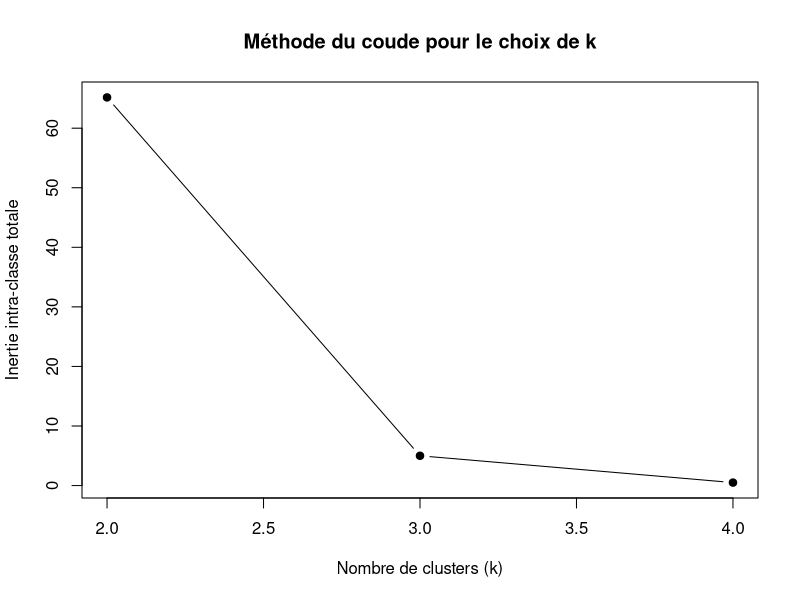

The R script that drew this image:
## ---- chunk 1
# données
k1 <- 2
x1    <- c(1, 2, 9, 12, 20)
init1 <- matrix(c(1, 7), ncol = 1)  # centres initiaux

# k-means
res1  <- kmeans(x1, centers = init1, iter.max = 10)

# regroupement des données par classe
classes1 <- split(x1, res1$cluster)

# affichage des classes et de leurs éléments
cat("\nÉléments par classe :\n")
for (i in seq_along(classes1)) {
  cat(sprintf("Classe %d : %s\n", i, paste(classes1[[i]], collapse = ", ")))
}
# affichage des centres finaux
cat("Centres finaux :\n")
print(res1$centers)
## ---- chunk 2
total_inertia_alt1 <- sum(res1$withinss)
print(total_inertia_alt1)
## ---- chunk 3
# données
k2 <- 3
x2 <- c(1, 2, 9, 12, 20)
init2 <- matrix(c(1, 12, 20), ncol = 1)  # centres initiaux

# k-means
res2  <- kmeans(x2, centers = init2, iter.max = 10)

# regroupement des données par classe
classes2 <- split(x2, res2$cluster)

# affichage des classes et de leurs éléments
cat("\nÉléments par classe :\n")
for (i in seq_along(classes2)) {
  cat(sprintf("Classe %d : %s\n", i, paste(classes2[[i]], collapse = ", ")))
}
# affichage des centres finaux
cat("Centres finaux :\n")
print(res2$centers)
## ---- chunk 4
total_inertia_alt2 <- sum(res2$withinss)
print(total_inertia_alt2)
## ---- chunk 5
# données
x3 <- c(1, 2, 9, 12, 20)
init3 <- matrix(c(1, 9, 12, 20), ncol = 1)  # centres initiaux

# k-means
res3 <- kmeans(x3, centers = init3, iter.max = 10)

# regroupement des données par classe
classes3 <- split(x3, res3$cluster)

# affichage des classes et de leurs éléments
cat("\nÉléments par classe :\n")
for (i in seq_along(classes3)) {
  cat(sprintf("Classe %d : %s\n", i, paste(classes3[[i]], collapse = ", ")))
}
# affichage des centres finaux
cat("Centres finaux :\n")
print(res3$centers)
## ---- chunk 6
total_inertia_alt3 <- sum(res3$withinss)
print(total_inertia_alt3)
## ---- chunk 7


# vecteur de valeurs de k à tester
ks    <- 2:4

# pré-allocation d’un vecteur pour stocker l’inertie totale
inertias <- c(total_inertia_alt1, total_inertia_alt2, total_inertia_alt3)

# tracé de la courbe inertie vs k
plot(ks, inertias,
     type = "b",                             # points reliés par des segments
     pch  = 19,                              # symbole plein pour les points
     xlab = "Nombre de clusters (k)",
     ylab = "Inertie intra-classe totale",
     main = "Méthode du coude pour le choix de k")

